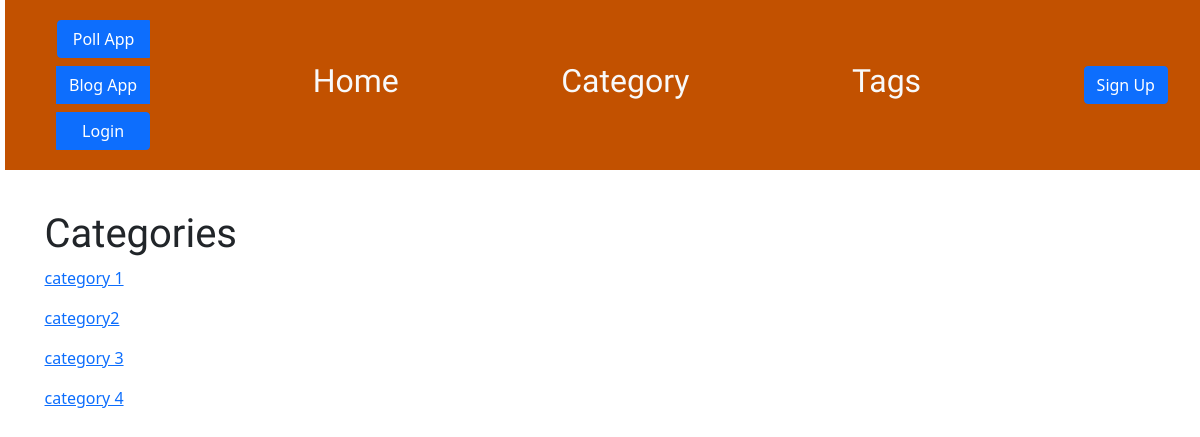
Page /post/cat on the earlier database version.
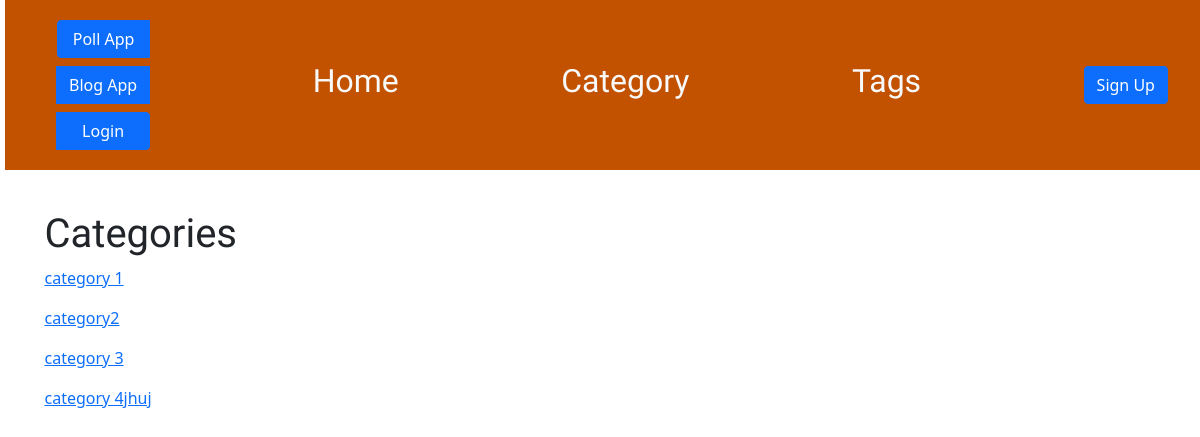
Same page on the later database version.
### blog/models.py (models this page shows, shortened)
class Category(models.Model):
    title = models.CharField(max_length=100, unique= True)
    slug = AutoSlugField(populate_from="title", unique=True)

### blog/views.py (the view)
# urls.py: path('post/cat', views.cat_list, name='cat_list'),
def cat_list(request):
    categories = Category.objects.all()
    return render(request, 'blog/cat_list.html', {'categories':categories})

### blog/templates/blog/cat_list.html
{% extends 'blog/base.html' %}
{% block content %}
<h1>Categories</h1>
<div class="catContainer">
    {% for categorie in categories %}
    <a href="{% url 'blog:cat_post' category_slug=categorie.title %}">
        <p>
            {{categorie.title}}
        </p>
    </a>
    {% endfor %}
</div>
{% endblock %}

Differences in the rows shown:
changed Category: title "category 4" → "category 4jhuj"
